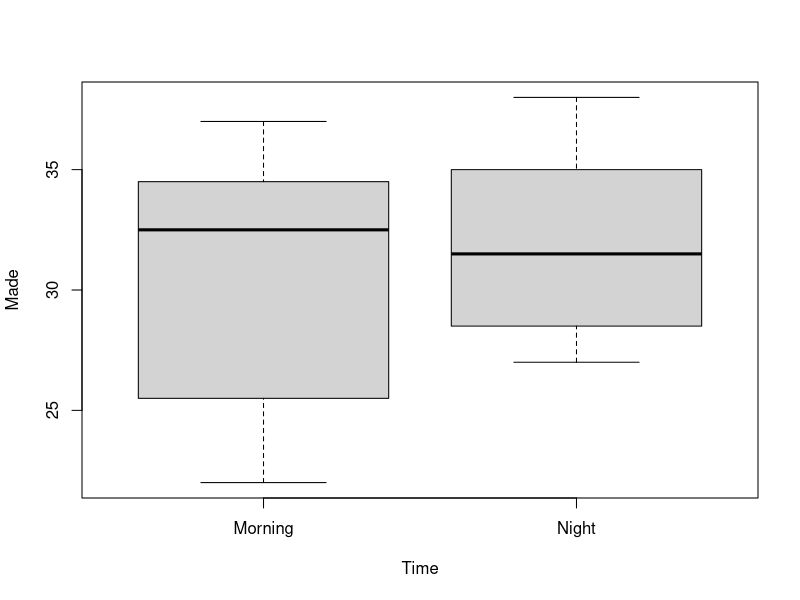
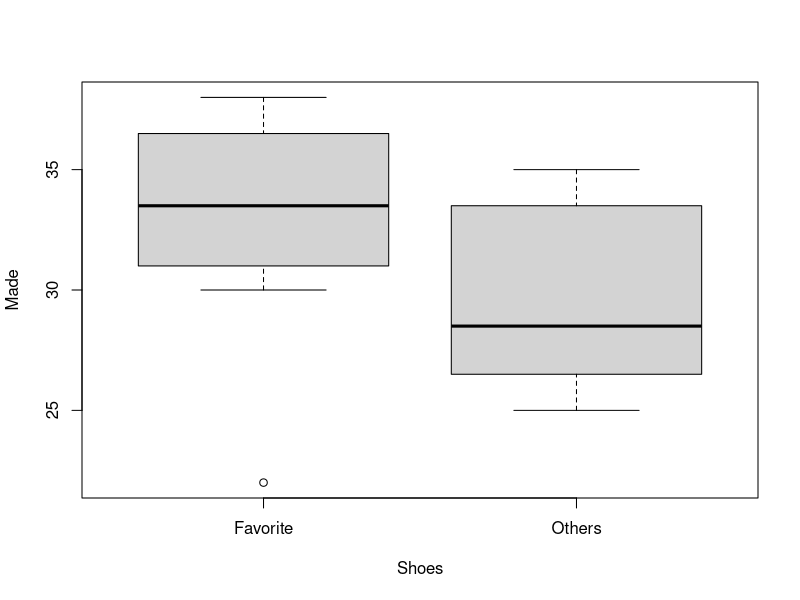

Recreate these plots in R, in order. (Note: this script raises an error after producing the figures.)
baskball <- read.table("blogpost - Two-Way Analysis of Variance with R - baskball.txt", header = TRUE)
baskball
attach(baskball)
tapply(Made, Time, mean)
tapply(Made, Shoes, mean)

# test for homoskedasticity

bartlett.test(baskball$Made, baskball$Shoes)
bartlett.test(baskball$Made, baskball$Time)

# p > 0.05 hence we don't reject the null hypothesis
# or we can see if the qchisq is bigger than the 
# Bartlett's K-squared

qchisq(0.950, 1) # where 1 is the degrees of freedom from 
# the Bartlett test

# or we can use another test

fligner.test(baskball$Made, baskball$Shoes)
fligner.test(baskball$Made, baskball$Time)

library(car)

# with one independent variable
leveneTest(Made ~ Shoes, data = baskball)
# with two independent variables
leveneTest(Made ~ Shoes*Time, data = baskball)


int <- aov(Made ~ Time*Shoes)
summary(int)
noint <- aov(Made ~ Time + Shoes)
summary(noint)
boxplot(Made ~ Time)
boxplot(Made ~ Shoes)
summary(aov(lm(Made ~ Time + Shoes + Time:Shoes)))
summary(aov(lm(Made ~ Time*Shoes)))
anova(aov(Made ~ Time*Shoes))
par(mfrow = c(1,2))
plot(Made ~ Time + Shoes)
par(mfrow = c(1,1))
interaction.plot(Time, Shoes, Made)
# Test for normality
qqnorm(lm(Made ~ Time + Shoes + Time:Shoes)$res)


model.tables(aov(Made ~ Time*Shoes))

